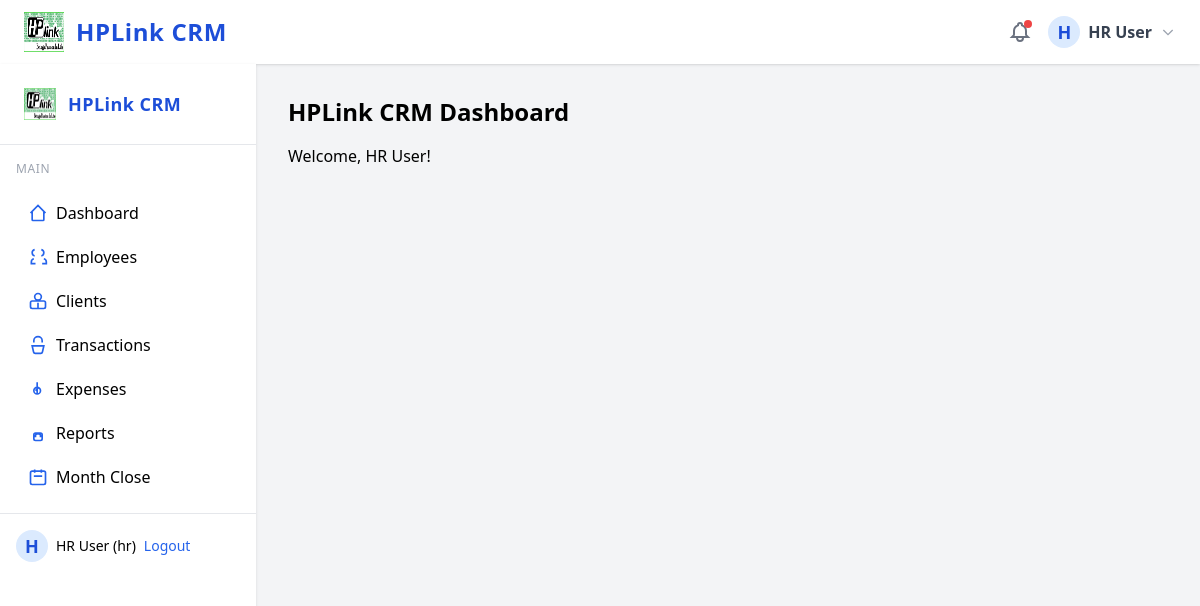
Page /?page=dashboard (signed in) on the committed database.
### tables this page shows
CREATE TABLE users (
  id INT UNSIGNED AUTO_INCREMENT PRIMARY KEY,
  name VARCHAR(100) NOT NULL,
  email VARCHAR(150) NOT NULL UNIQUE,
  password_hash VARCHAR(255) NOT NULL,
  role ENUM('admin','hr','employee') NOT NULL,
  employee_id INT UNSIGNED NULL,
  created_at DATETIME NOT NULL DEFAULT CURRENT_TIMESTAMP,
  INDEX idx_role (role),
  INDEX idx_employee_id (employee_id)
   
);

### config.php (called while the page is built)
<?php
return [
    'db' => [
        'host' => 'localhost',
        'database' => 'crm_db',
        'username' => 'crm_user',
        'password' => 'your_db_password',
        'charset' => 'utf8mb4',
    ],
    'timezone' => 'Asia/Dhaka',
    'currency_symbol' => '৳',
    'default_month_format' => 'Y-m',
    'session_name' => 'crm_session',
    'export_path' => __DIR__ . '/storage/exports/',
    'log_path' => __DIR__ . '/storage/logs/',
];

### lib/database.php (called while the page is built, shortened)
<?php
function get_config() {
    static $config = null;
    if ($config === null) {
        $config = require __DIR__ . '/../config.php';
    }
    return $config;
}

### lib/auth.php (called while the page is built, shortened)
<?php
require_once __DIR__ . '/database.php';
function is_logged_in() {
    return isset($_SESSION['user_id']);
}
function current_user() {
    static $user = null;
    if ($user === null) {
        $db = get_db();
        $stmt = $db->prepare("SELECT * FROM users WHERE id = ?");
        $stmt->execute([$_SESSION['user_id']]);
        $user = $stmt->fetch();
    }
    return $user;
}

### lib/helpers.php (called while the page is built, shortened)
<?php
require_once __DIR__ . '/auth.php';
require_once __DIR__ . '/database.php';
function e($str) {
    return htmlspecialchars($str ?? '', ENT_QUOTES | ENT_SUBSTITUTE, 'UTF-8');
}

### index.php (the view, shortened to what this page needs)
<?php
require_once __DIR__ . '/lib/database.php';
require_once __DIR__ . '/lib/auth.php';
require_once __DIR__ . '/lib/helpers.php';
$page = $_GET['page'] ?? 'dashboard';
include __DIR__ . '/views/layout/header.php';
switch ($page) {
    case 'dashboard':
        echo '<div class="p-8"><h1 class="text-2xl font-bold mb-4">HPLink CRM Dashboard</h1><p>Welcome, '.e(current_user()['name']).'!</p></div>';
        break;
}
include __DIR__ . '/views/layout/footer.php';

### views/layout/header.php (shortened to what this page needs)
?><!DOCTYPE html>
<html lang="en">
<head>
  <script src="https://cdn.tailwindcss.com"></script>
</head>
<body class="bg-gray-100 min-h-screen">
  <header class="bg-white shadow px-6 py-3 flex items-center justify-between">
    <div class="flex items-center space-x-3">
      <img src="/assets/logo.png" alt="HPLink CRM Logo" class="h-10 w-10">
      <span class="font-bold text-2xl text-blue-700 tracking-wide">HPLink CRM</span>
    </div>
    <div class="flex items-center space-x-4">
      <button class="relative focus:outline-none group">
        <span class="absolute top-0 right-0 inline-block w-2 h-2 bg-red-500 rounded-full"></span>
      </button>
      <?php if (is_logged_in()):
        $user = current_user(); ?>
        <div class="relative group">
          <button class="flex items-center space-x-2 focus:outline-none">
            <span class="inline-block h-8 w-8 rounded-full bg-blue-100 text-blue-700 flex items-center justify-center font-bold text-lg">
              <?= strtoupper(substr($user['name'] ?? 'U', 0, 1)) ?>
            </span>
            <span class="font-semibold text-gray-700"><?= e($user['name'] ?? 'User') ?></span>
            <svg class="w-4 h-4 text-gray-400" fill="none" stroke="currentColor" stroke-width="2" viewBox="0 0 24 24"><path d="M19 9l-7 7-7-7"></path></svg>
          </button>
        </div>
      <?php else: ?>
        <a href="?page=login" class="px-4 py-2 bg-blue-600 text-white rounded hover:bg-blue-700">Login</a>
      <?php endif; ?>
    </div>
  </header>
  <div class="flex">
    <?php if (is_logged_in()): ?>
      <?php include __DIR__ . '/sidebar.php'; ?>
    <?php endif; ?>
    <main class="flex-1">

### views/layout/sidebar.php (shortened to what this page needs)
<?php
$user = current_user();
$role = $user['role'] ?? '';
?>
<aside class="w-64 bg-white shadow h-screen flex flex-col hidden md:block">
  <div class="p-6 border-b flex items-center space-x-3">
    <img src="/assets/logo.png" alt="Logo" class="h-8 w-8">
    <span class="font-bold text-lg text-blue-700 tracking-wide">HPLink CRM</span>
  </div>
  <nav class="flex-1 p-4">
    <div class="mb-4 text-xs text-gray-400 uppercase tracking-wider">Main</div>
    <ul class="space-y-1">
      <li>
        <a href="?page=dashboard" class="flex items-center px-3 py-2 rounded hover:bg-blue-50 transition">
          <svg class="w-5 h-5 mr-2 text-blue-600" fill="none" stroke="currentColor" stroke-width="2" viewBox="0 0 24 24"><path d="M3 12l2-2m0 0l7-7 7 7M5 10v10a1 1 0 001 1h3m10-11l2 2m-2-2v10a1 1 0 01-1 1h-3m-6 0h6"></path></svg>
          Dashboard
        </a>
      </li>
      <?php if (in_array($role, ['admin', 'hr'])): ?>
        <li>
          <a href="?page=employees" class="flex items-center px-3 py-2 rounded hover:bg-blue-50 transition">
            <svg class="w-5 h-5 mr-2 text-blue-600" fill="none" stroke="currentColor" stroke-width="2" viewBox="0 0 24 24"><path d="M17 20h5v-2a4 4 0 00-3-3.87M9 20H4v-2a4 4 0 013-3.87M16 3.13a4 4 0 010 7.75M8 3.13a4 4 0 000 7.75"></path></svg>
            Employees
          </a>
        </li>
        <li>
          <a href="?page=clients" class="flex items-center px-3 py-2 rounded hover:bg-blue-50 transition">
            <svg class="w-5 h-5 mr-2 text-blue-600" fill="none" stroke="currentColor" stroke-width="2" viewBox="0 0 24 24"><path d="M16 7a4 4 0 01-8 0 4 4 0 018 0zM12 14v7m0 0H5a2 2 0 01-2-2v-5a2 2 0 012-2h14a2 2 0 012 2v5a2 2 0 01-2 2h-7z"></path></svg>
            Clients
          </a>
        </li>
        <li>
          <a href="?page=transactions" class="flex items-center px-3 py-2 rounded hover:bg-blue-50 transition">
            <svg class="w-5 h-5 mr-2 text-blue-600" fill="none" stroke="currentColor" stroke-width="2" viewBox="0 0 24 24"><path d="M17 9V7a5 5 0 00-10 0v2M5 13h14l-1.68 7.39A2 2 0 0115.36 22H8.64a2 2 0 01-1.96-1.61L5 13z"></path></svg>
            Transactions
          </a>
        </li>
        <li>
          <a href="?page=expenses" class="flex items-center px-3 py-2 rounded hover:bg-blue-50 transition">
            <svg class="w-5 h-5 mr-2 text-blue-600" fill="none" stroke="currentColor" stroke-width="2" viewBox="0 0 24 24"><path d="M9 14l2-2m0 0l2-2m-2 2v6m0-6V4m0 6a4 4 0 100 8 4 4 0 000-8z"></path></svg>
            Expenses
          </a>
        </li>
        <li>
          <a href="?page=reports" class="flex items-center px-3 py-2 rounded hover:bg-blue-50 transition">
            <svg class="w-5 h-5 mr-2 text-blue-600" fill="none" stroke="currentColor" stroke-width="2" viewBox="0 0 24 24"><path d="M9 17v-2a2 2 0 012-2h2a2 2 0 012 2v2m-6 4h6a2 2 0 002-2v-5a2 2 0 00-2-2h-6a2 2 0 00-2 2v5a2 2 0 002 2z"></path></svg>
            Reports
          </a>
        </li>
        <li>
          <a href="?page=month_close" class="flex items-center px-3 py-2 rounded hover:bg-blue-50 transition">
            <svg class="w-5 h-5 mr-2 text-blue-600" fill="none" stroke="currentColor" stroke-width="2" viewBox="0 0 24 24"><path d="M8 7V3m8 4V3m-9 8h10M5 21h14a2 2 0 002-2V7a2 2 0 00-2-2H5a2 2 0 00-2 2v12a2 2 0 002 2z"></path></svg>
            Month Close
          </a>
        </li>
      <?php endif; ?>
    </ul>
  </nav>
  <div class="p-4 border-t text-sm flex items-center space-x-2">
    <span class="inline-block h-8 w-8 rounded-full bg-blue-100 text-blue-700 flex items-center justify-center font-bold text-lg">
      <?= strtoupper(substr($user['name'] ?? 'U', 0, 1)) ?>
    </span>
    <span><?=e($user['name'])?> (<?=e($role)?>)</span>
    <a href="?page=logout" class="ml-auto text-blue-600 hover:underline">Logout</a>
  </div>
</aside>

### rows in the picture
users: name "H", name "HR User", role "hr"
